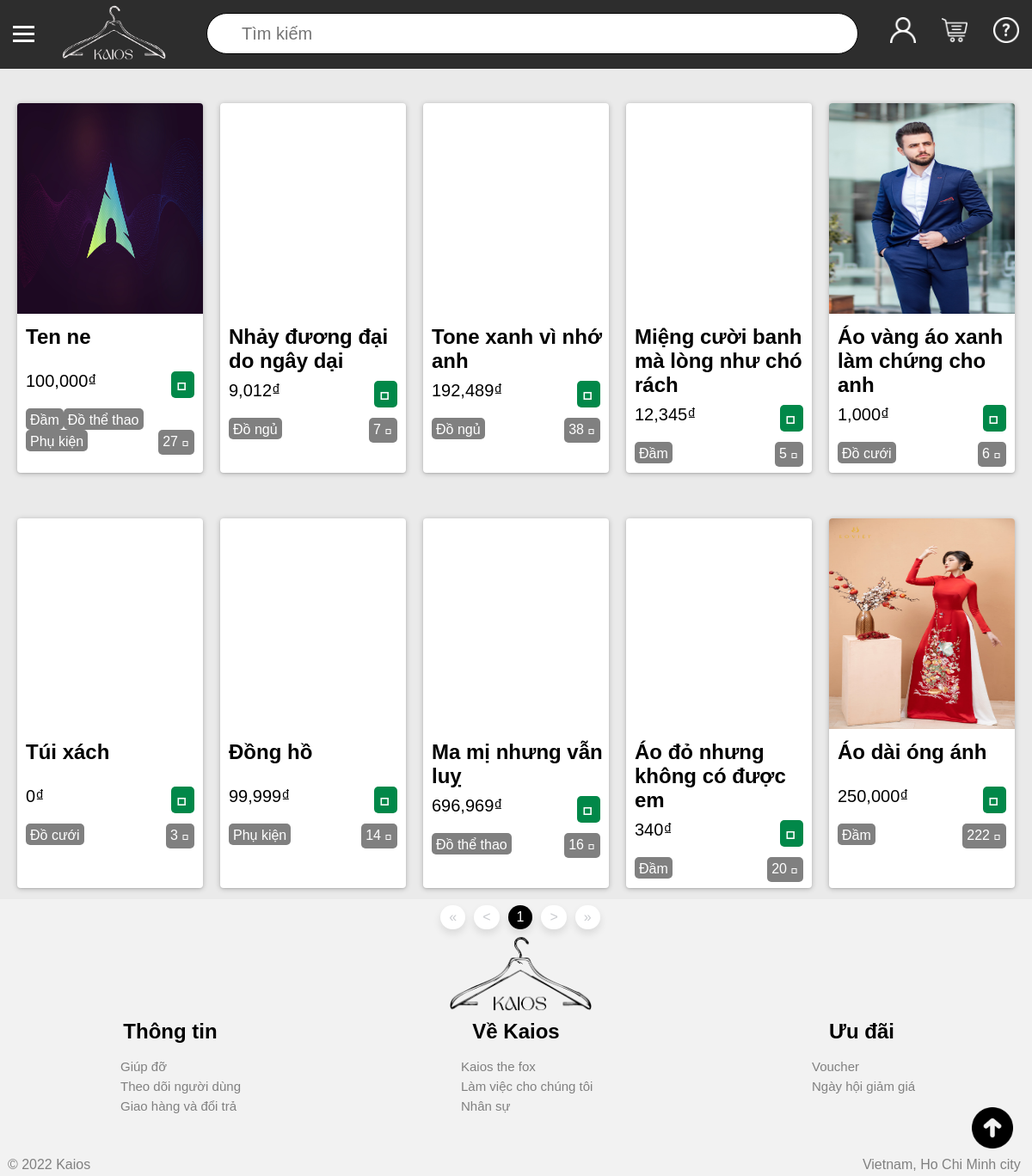
The page / on the database its author committed.
### tables this page shows
CREATE TABLE `san_pham` (
  `ma` int(11) NOT NULL,
  `ten` varchar(200) NOT NULL,
  `mo_ta` text NOT NULL,
  `anh` varchar(200) NOT NULL,
  `gia` int(11) NOT NULL,
  `ma_nha_san_xuat` int(11) NOT NULL,
  `so_luot_truy_cap` int(11) NOT NULL DEFAULT '0'
);

### partial/process_pagination.php (called while the page is built, shortened)
<?php
    $currentPage = 1;
    if (isset($_GET['query'])) {
        $search = addslashes($_GET['query']);
    }else $search = "";
    $query = "select count(*) from san_pham";
    $order = "";
    $order_0 = "";
    if(isset($_GET['sort'])) {
        $sort = $_GET['sort'];
        if ($sort == 0) {
            $order_0 = "order by so_luot_truy_cap desc";
        }else {
            $order = "and the_loai.ma = '$sort'";
        }
         $query .= " right join the_loai_chi_tiet
                    on the_loai_chi_tiet.ma_san_pham =    san_pham.ma
                    right join the_loai on the_loai.ma = the_loai_chi_tiet.ma_the_loai
                    where (san_pham.ten like '%$search%' or mo_ta like '%$search%')
                    $order $order_0";
    }else {
        $order_0 = "order by san_pham.ma desc";
    }
    $offset = $products_per_page*($currentPage-1);
    $url = $_SERVER['REQUEST_URI'];
    $contains = strpos($url,"admin");
    if ($contains) {
        $sql =  "select
                san_pham.ma as ma,
                san_pham.ten as ten,
                san_pham.anh as anh,
                san_pham.gia as gia,
                nha_san_xuat.ten as ten_nha_san_xuat
            from san_pham
            left join nha_san_xuat
            on nha_san_xuat.ma = san_pham.ma_nha_san_xuat
            where (san_pham.ten like '%$search%' or mo_ta like '%$search%')
            $order
            group by san_pham.ma
            $order_0
            limit $offset,$products_per_page";
    }else {
        $sql =  "select
                san_pham.ma as ma,
                san_pham.ten as ten,
                san_pham.anh as anh,
                san_pham.gia as gia,
                san_pham.so_luot_truy_cap as so_luot_truy_cap,
                group_concat(the_loai.ma) as ma_the_loai,
                group_concat(the_loai.ten) as the_loai
            from san_pham
            left join the_loai_chi_tiet
            on san_pham.ma = the_loai_chi_tiet.ma_san_pham
            left join the_loai
            on the_loai_chi_tiet.ma_the_loai = the_loai.ma
            where (san_pham.ten like '%$search%' or mo_ta like '%$search%')
            $order
            group by san_pham.ma
            $order_0
            limit $offset,$products_per_page";
    }
    $return = mysqli_query($connect,$sql);

### index.php (the view, shortened to what this page needs)
<!DOCTYPE html>
<html lang="en">
<head>
    <link rel="stylesheet" type="text/css" href="https://cdn.jsdelivr.net/npm/hack-font@3/build/web/hack-subset.css">
    <link rel="stylesheet" type="text/css" href="./styles.css">
</head>
<body>
    <?php
    require './database/connect.php';
    $products_per_page = 15;
    require './partial/process_pagination.php';
    ?>
    <div id="main_div">
            <?php
            include './partial/header.php';
            ?>
            <div id="middle_div">
                <div id="products_container">
                    <?php foreach($return as $each) { ?>
                        <div class="each_product" >
                            <div class="product_image" onclick="location.href='/show.php?id=<?php echo $each['ma'] ?>'" style="background-image: url(./admin/products/photos/<?php echo $each['anh'] ?>);">
                            </div>
                            <div class="product_name">
                                <h2>
                                    <?php echo $each['ten'] ?>
                                </h2>
                            </div>
                            <div class="product_price">
                                <?php echo number_format($each['gia'],'0','',',') ?>₫
                            </div>
                            <div class="product_add_to_cart">
                                <button class="btn-add-to-cart" data-id="<?php echo $each['ma'] ?>"></button>
                            </div>
                            <div class="product_tag">
                                <?php
                                    $ten_the_loai = explode(',',$each['the_loai']);
                                    $ma_the_loai = explode(',',$each['ma_the_loai']);
                                    $len = count($ten_the_loai);
                                    $the_loai = array_merge($ten_the_loai,$ma_the_loai);
                                ?>
                                <?php if ($ten_the_loai[0]) { ?>
                                    <?php
                                        for($index = 0; $index < $len; $index++) { ?>
                                        <a class="tag" href="?sort=<?php echo $the_loai[$len+$index] ?>">
                                            <?php echo $the_loai[$index] ?>
                                        </a>
                                    <?php } ?>
                                <?php } ?>
                                <a class="view" href="?sort=0">
                                    <?php echo $each['so_luot_truy_cap'] ?>
                                    <span style="font-family:Hack, monospace;"> </span>
                                </a>
                            </div>
                        </div>
                    <?php } ?>
                </div>
            </div>
            <?php include './partial/footer.php';?>
    </div>
</body>
</html>

### styles.css (style rules this page uses)
html { height: 100%; }
body { margin:0; padding:0; font-family: sans-serif; background-color: #f1f1df; }
#main_div { width: 100%; height: auto; background-color: #eaeaea; position: relative; }
#middle_div { height: 83%; width: 100%; background-color: #eaeaea; float: left; }
h2 { padding: 0; margin: 0; }
#products_container { width: 100%; height: 100%; }
.each_product { width: 18%; height: 430px; background-color: #ffffff; float: left; margin: 40px 0px 13px 20px; border-radius: 1px solid black; border-radius: 4px; background-blend-mode: lighten; box-shadow: 0px 1px 2px rgba(0,0,0,0.1), 0 1px 6px rgba(0,0,0,0.23); }
.each_product div { padding-left: 10px; }
.product_image { height: 60%; width: 100%; border-radius: 4px 4px 0 0; background-size:100% 95%; background-repeat: no-repeat; padding: 0px !important; object-fit: cover; cursor: pointer; }
.product_name { width: 100%; height: 10%; display: inline-block; word-wrap: break-word; }
.product_price { display: inline-block; font-size:20px; margin-top: 5%; width: 45%; height: 10%; float: left; }
.product_add_to_cart { display: inline-block; font-size:20px; margin-top: 5%; width: 45%; height: 10%; float: right; }
.product_add_to_cart > button { float: right; margin-right: 10px; padding: 2; font-family:Hack, monospace; border: 0; background-color: #018849; color: white; cursor: pointer; font-size: 25px; border-radius: 5px; }
.product_tag { width: auto; height: auto; }
.product_tag .tag { width: fit-content; height: 15px; background-color: gray; float: left; padding: 5px; text-align: center; border-radius: 5px; color: white; z-index: 99; text-decoration: none; }
.product_tag .view { width: fit-content; height: auto; background-color: gray; float: right; padding: 5px; margin-right: 10px; text-align: center; border-radius: 5px; color: white; z-index: 99; text-decoration: none; }

### rows shown on the page
san_pham: anh (picture), ten "Ten ne", gia "100,000", index "Đầm", index "Đồ thể thao", index "Phụ kiện", so_luot_truy_cap "27"
san_pham: ten "Nhảy đương đại do ngây dại", gia "9,012", index "Đồ ngủ", so_luot_truy_cap "7"
san_pham: ten "Tone xanh vì nhớ anh", gia "192,489", index "Đồ ngủ", so_luot_truy_cap "38"
san_pham: ten "Miệng cười banh mà lòng như chó rách", gia "12,345", index "Đầm", so_luot_truy_cap "5"
san_pham: anh (picture), ten "Áo vàng áo xanh làm chứng cho anh", gia "1,000", index "Đồ cưới", so_luot_truy_cap "6"
san_pham: ten "Túi xách", gia "0", index "Đồ cưới", so_luot_truy_cap "3"
san_pham: ten "Đồng hồ", gia "99,999", index "Phụ kiện", so_luot_truy_cap "14"
san_pham: ten "Ma mị nhưng vẫn luỵ", gia "696,969", index "Đồ thể thao", so_luot_truy_cap "16"
san_pham: ten "Áo đỏ nhưng không có được em", gia "340", index "Đầm", so_luot_truy_cap "20"
san_pham: anh (picture), ten "Áo dài óng ánh", gia "250,000", index "Đầm", so_luot_truy_cap "222"
